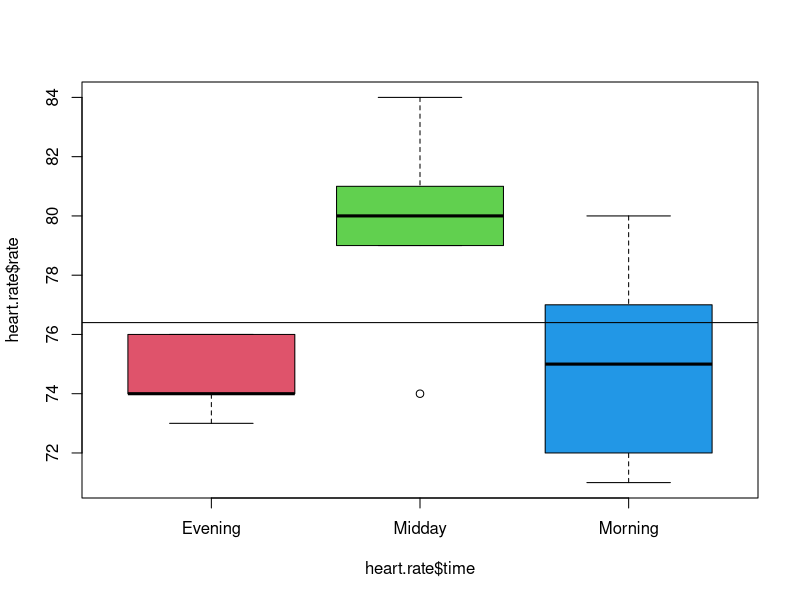

Reproduce this figure in R.
rm(list = ls())


library(nortest)
# Aufgabe 9 ###################################################


# In a clinical experiment the effect of the actual time of 
# measurement on the resting heart rate was examined. 
# Five patients who suffered from a mitral valve prolapse 
# were examined in the morning, at midday and in the evening. 
# The research question is, if the heart rates vary over time.


Morning <- c(80,77,71,72,75)
Midday <- c(84,74,81,80,79)
Evening <- c(76,76,74,73,74)

# Testing for NV
lillie.test(Morning)
lillie.test(Midday)
lillie.test(Evening)


patId <- factor(c(seq(1:5),seq(1:5), seq(1:5)))

time <- as.factor(
  c(rep("Morning", length(Morning)),
    rep("Midday", length(Midday)),
    rep("Evening", length(Evening))))

heart.rate <- data.frame(rate = c(Morning, Midday, Evening),
                         time,patId)

result <- aov(heart.rate$rate ~ heart.rate$time + Error(heart.rate$patId), data = heart.rate)
summary(result)

boxplot(heart.rate$rate ~ heart.rate$time, col = c(2,3,4))
abline(a = mean(heart.rate$rate), b = 0)

tukey <- lm(rate ~ patId + time, data = heart.rate)
TukeyHSD(aov(tukey), "time")
